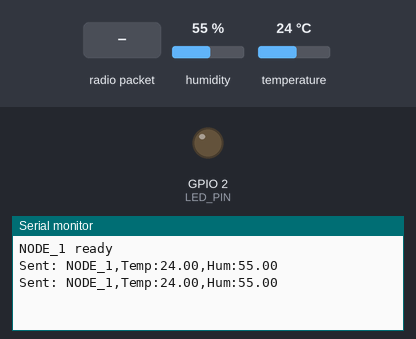
The sketch below on a simulated ESP32. Parts: output pins drawn as LEDs (lit = HIGH), the last lines printed to the serial monitor. Inputs (shaded band) come from the test bench; at power-on: humidity 55 %, temperature 24 °C. No radio packets arrive unless stated.

Above: at 5.8 s.
5.9 s: radio packet "LED:ON" arrives
At 11.4 s:
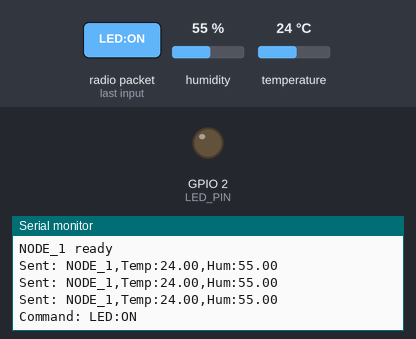
11.7 s: radio packet "LED:OFF" arrives
At 16.4 s:
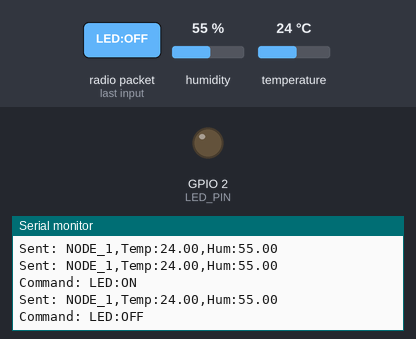
16.7 s: radio packet "1" arrives
At 21.4 s:
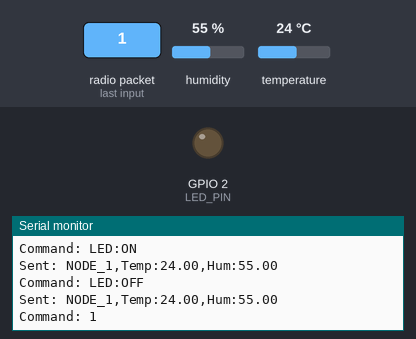

The sketch:

sensor_node.ino
```cpp
#include <SPI.h>
#include <LoRa.h>
#include <DHT.h>

#define NODE_ID "NODE_1"  // Change to "NODE_2" for a second node
#define DHTPIN 27
#define DHTTYPE DHT22
#define LED_PIN 2
#define LORA_SS 5
#define LORA_RST 4
#define LORA_DIO0 13

DHT dht(DHTPIN, DHTTYPE);

void setup() {
  Serial.begin(115200);
  dht.begin();
  pinMode(LED_PIN, OUTPUT);
  digitalWrite(LED_PIN, LOW);

  LoRa.setPins(LORA_SS, LORA_RST, LORA_DIO0);
  if (!LoRa.begin(433E6)) {
    Serial.println("LoRa init failed");
    while (1) delay(1000);
  }

  LoRa.setSpreadingFactor(12);
  LoRa.setSignalBandwidth(125E3);
  LoRa.setCodingRate4(8);
  Serial.println(String(NODE_ID) + " ready");
}

void loop() {
  float temperature = dht.readTemperature();
  float humidity = dht.readHumidity();

  if (!isnan(temperature) && !isnan(humidity)) {
    String data = String(NODE_ID) + ",Temp:" + temperature + ",Hum:" + humidity;
    LoRa.beginPacket();
    LoRa.print(data);
    LoRa.endPacket();
    Serial.println("Sent: " + data);
  }

  if (LoRa.parsePacket()) {
    String cmd = "";
    while (LoRa.available()) cmd += (char)LoRa.read();
    Serial.println("Command: " + cmd);

    if (cmd.startsWith(NODE_ID)) {
      if (cmd.indexOf("LED:ON") > 0) digitalWrite(LED_PIN, HIGH);
      else if (cmd.indexOf("LED:OFF") > 0) digitalWrite(LED_PIN, LOW);
    }
  }

  delay(5000);
}
```

Measured:
- after the input at 5.9 s, the serial monitor: prints a new line after 4.3 s (image 1)
- after the input at 11.7 s, the serial monitor: prints a new line after 3.6 s (image 2)
- after the input at 16.7 s, the serial monitor: prints a new line after 3.6 s (image 3)
